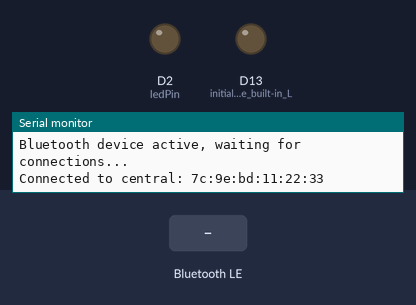
This sketch was run on a simulated Arduino Nano 33 IoT. Shown: output pins drawn as LEDs (lit = HIGH), the last lines printed to the serial monitor. The test bench sets the inputs (shaded band). Nothing arrives over Bluetooth unless stated; a phone connects over Bluetooth LE 3 s after start.

Above: at 4.0 s.
4.1 s: Bluetooth LE write "1" received
At 5.3 s:
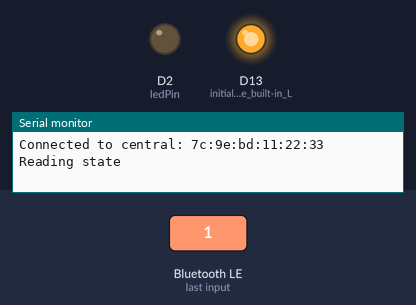
5.7 s: Bluetooth LE write "0" received
At 6.6 s:
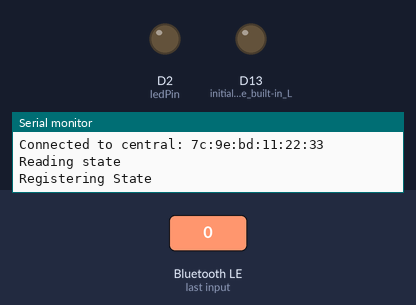
7.3 s: Bluetooth LE write "2" received
At 7.8 s:
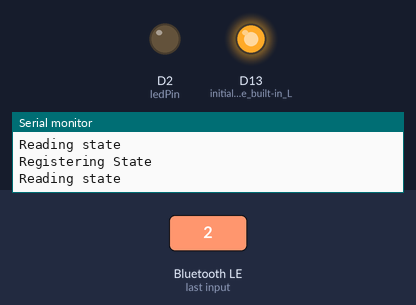
Timing chart, 0 to 10.3 s (numbered marks = the images above; inputs shaded):
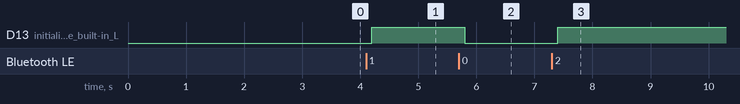

Measured:
- after the input at 4.1 s, D13 (initialize_the_built-in_L): LOW → HIGH after 0.10 s
- after the input at 5.7 s, D13 (initialize_the_built-in_L): HIGH → LOW after 0.10 s
- after the input at 7.3 s, D13 (initialize_the_built-in_L): LOW → HIGH after 0.10 s

The sketch:

app_communication.ino.ino
```cpp
#include <ArduinoBLE.h>

BLEService newService("19B10010-E8F2-537E-4F6C-D104768A1214"); // creating the service

BLEByteCharacteristic switchChar("19B10010-E8F2-537E-4F6C-D104768A1214", BLERead | BLEWrite); // creating the LED characteristic

const int ledPin = 2;
long previousMillis = 0;
int state = 0; //if state is 0, the mode is set to read, otherwise it is to register

void setup() {
  Serial.begin(9600);    // initialize serial communication
  while (!Serial);       //starts the program if we open the serial monitor.

  pinMode(LED_BUILTIN, OUTPUT); // initialize the built-in LED pin to indicate when a central is connected
  pinMode(ledPin, OUTPUT); // initialize the built-in LED pin to indicate when a central is connected

  //initialize BLE library
  if (!BLE.begin()) {
    Serial.println("starting BLE failed!");
    while (1);
  }

  BLE.setLocalName("MKR WiFi 1010"); //Setting a name that will appear when scanning for bluetooth devices
  BLE.setAdvertisedService(newService);

  newService.addCharacteristic(switchChar); //add characteristics to a service

  BLE.addService(newService);  // adding the service

  switchChar.writeValue(0); //set initial value for characteristics

  BLE.advertise(); //start advertising the service
  Serial.println("Bluetooth device active, waiting for connections...");
}

void loop() {

  BLEDevice central = BLE.central(); // wait for a BLE central

  if (central) {  // if a central is connected to the peripheral
    Serial.print("Connected to central: ");

    Serial.println(central.address()); // print the central's BT address

//    digitalWrite(LED_BUILTIN, HIGH); // turn on the LED to indicate the connection


    while (central.connected()) { // while the central is connected:
      long currentMillis = millis();

      if (currentMillis - previousMillis >= 200) {
        previousMillis = currentMillis;

        if (switchChar.written()) {
          if (switchChar.value()) {   // any value other than 0
            Serial.println("Reading state");
            digitalWrite(LED_BUILTIN, HIGH);         // will turn the LED on
          } else {                              // a 0 value
            Serial.println(F("Registering State"));
            state = 1;
            digitalWrite(LED_BUILTIN, LOW);          // will turn the LED off
          }
        }

      }
    }

    Serial.print("Disconnected from central: ");
    Serial.println(central.address());
  }
}
```
